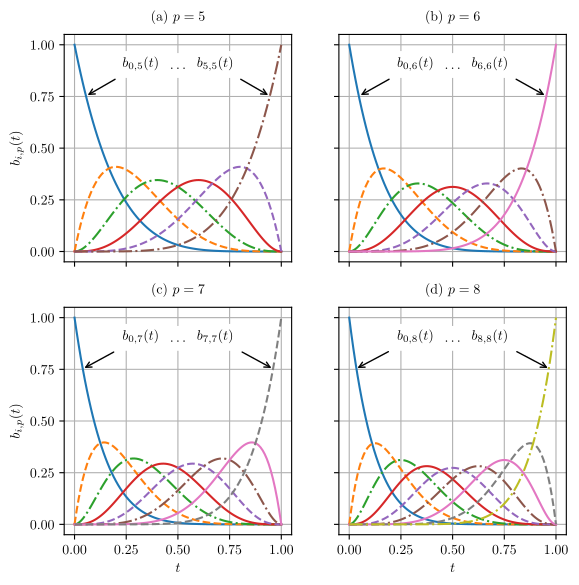

Generate this figure with Python:
#!/usr/bin/env python3
# bernstein_extended.py
import numpy as np
import matplotlib.pyplot as plt
from matplotlib import rc
from matplotlib.ticker import AutoMinorLocator, MultipleLocator

import bernstein_polynomial as bp

LATEX = 1
SERIALIZE = 0

if LATEX:
  rc('font', **{'family': 'serif', 'serif': ['Computer Modern Roman']})
  rc('text', usetex=True)

nts = 101 # number of time steps, include t0 as a step
nti = nts - 1 # number of time intervals
t = np.linspace(0, 1, nts)  # parameterization

# fig = plt.figure(figsize=(6, 6))  # x in inches wide, y inches tall
fig = plt.figure(figsize=(6.5, 6.5))  # x in incmes wide, y inches tall
ax2 = fig.add_subplot(2, 2, 3, aspect=1)
ax0 = fig.add_subplot(2, 2, 1, aspect=1)
ax3 = fig.add_subplot(2, 2, 4, aspect=1, sharey=ax2)
ax1 = fig.add_subplot(2, 2, 2, aspect=1, sharey=ax0, sharex=ax3)

# globals
ap = dict(arrowstyle='->')  # arrow properties
lax, lay = 0.5, 1.1
b0_x = 0.32
b0_y = 0.87
dx = 0.008
annotate_dict = dict(arrowprops=ap, 
    ha='center', 
    va='bottom',
    backgroundcolor='white')
text_dict = dict(ha='center', 
    va='bottom',
    backgroundcolor='white')
linestyle_tuple = ('solid', 'dashed', 'dashdot')

p = 5
for q in np.arange(p+1):
    ls = linestyle_tuple[q % len(linestyle_tuple)]
    ax0.plot(t, bp.bernstein_polynomial(q, p, nti), linestyle=ls)

ax0.annotate(r'$b_{0,5}(t)$', xy=(0.06-dx, 0.75), xytext=(b0_x, b0_y), **annotate_dict)
ax0.text(lax, b0_y, r'$\ldots$', **text_dict)
ax0.annotate(r'$b_{5,5}(t)$', xy=(0.94+dx, 0.75), xytext=(1-b0_x, b0_y), **annotate_dict)

ax0.xaxis.set_major_locator(MultipleLocator(0.25))
ax0.yaxis.set_major_locator(MultipleLocator(0.25))
ax0.set_ylabel(r'$b_{i,p}(t)$')
ax0.text(lax, lay, r'(a) $p=5$', **text_dict)
ax0.grid()
plt.setp(ax0.get_xticklabels(), visible=False)

p = 6
for q in np.arange(p+1):
    ls = linestyle_tuple[q % len(linestyle_tuple)]
    ax1.plot(t, bp.bernstein_polynomial(q, p, nti), linestyle=ls)

ax1.annotate(r'$b_{0,6}(t)$', xy=(0.06-2*dx, 0.75), xytext=(b0_x, b0_y), **annotate_dict)
ax1.text(lax, b0_y, r'$\ldots$', **text_dict)
ax1.annotate(r'$b_{6,6}(t)$', xy=(0.94+2*dx, 0.75), xytext=(1-b0_x, b0_y), **annotate_dict)
ax1.xaxis.set_major_locator(MultipleLocator(0.25))
ax1.yaxis.set_major_locator(MultipleLocator(0.25))
ax1.text(lax, lay, r'(b) $p=6$', **text_dict)
ax1.grid()
plt.setp(ax1.get_xticklabels(), visible=False)
plt.setp(ax1.get_yticklabels(), visible=False)

p = 7
for q in np.arange(p+1):
    ls = linestyle_tuple[q % len(linestyle_tuple)]
    ax2.plot(t, bp.bernstein_polynomial(q, p, nti), linestyle=ls)

ax2.annotate(r'$b_{0,7}(t)$', xy=(0.06-3*dx, 0.75), xytext=(b0_x, b0_y), **annotate_dict)
ax2.text(lax, b0_y, r'$\ldots$', **text_dict)
ax2.annotate(r'$b_{7,7}(t)$', xy=(0.94+3*dx, 0.75), xytext=(1-b0_x, b0_y), **annotate_dict)

ax2.xaxis.set_major_locator(MultipleLocator(0.25))
ax2.yaxis.set_major_locator(MultipleLocator(0.25))
ax2.set_xlabel(r'$t$')
ax2.set_ylabel(r'$b_{i,p}(t)$')
ax2.text(lax, lay, r'(c) $p=7$', **text_dict)
ax2.grid()

p = 8
for q in np.arange(p+1):
    ls = linestyle_tuple[q % len(linestyle_tuple)]
    ax3.plot(t, bp.bernstein_polynomial(q, p, nti), linestyle=ls)

ax3.annotate(r'$b_{0,8}(t)$', xy=(0.06-4*dx, 0.75), xytext=(b0_x, b0_y), **annotate_dict)
ax3.text(lax, b0_y, r'$\ldots$', **text_dict)
ax3.annotate(r'$b_{8,8}(t)$', xy=(0.94+4*dx, 0.75), xytext=(1-b0_x, b0_y), **annotate_dict)

ax3.xaxis.set_major_locator(MultipleLocator(0.25))
ax3.yaxis.set_major_locator(MultipleLocator(0.25))
ax3.set_xlabel(r'$t$')
ax3.text(lax, lay, r'(d) $p=8$', **text_dict)
ax3.grid()
plt.setp(ax3.get_yticklabels(), visible=False)

plt.show()

if SERIALIZE:
  fig.savefig("bernstein_extended.pdf", bbox_inches="tight")
